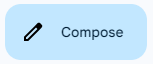
#> input picture compose.png, 153 x 64 px
$ python get_compose_coords.py
#> lines starting #> are read from the running program, lines starting #| are printed output that depends on the picture
# get_compose_coords.py
import cv2
import numpy as np
import pyautogui

# Load the template image of the Compose button
template = cv2.imread('compose.png', cv2.IMREAD_GRAYSCALE)
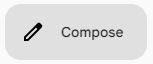
#> template: shape (64, 153); min 0, max 250, mean 223.5
if template is None:
    raise FileNotFoundError("compose_template.png not found")

w, h = template.shape[::-1]
#> w = 153; h = 64

# Take a screenshot
screenshot = pyautogui.screenshot()
#> (the run stopped early here; a loop or call above may not have finished)
